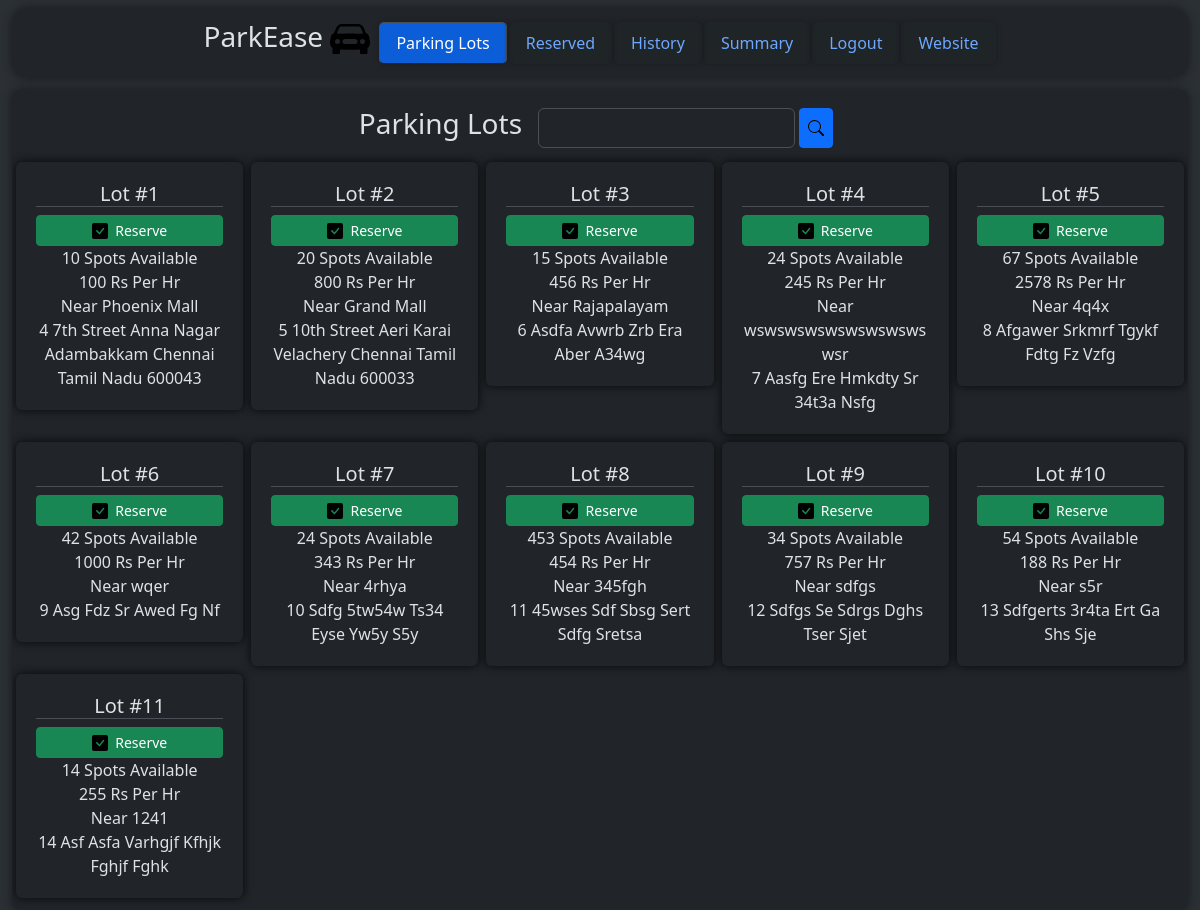
Page /user/dashboard (signed in) on the committed database.
### models/parkingInfo.py (models this page shows, shortened)
class ParkingLot(db.Model) :
    __tablename__ = "parkinglot"
    id = db.Column(db.Integer, primary_key = True, autoincrement = True)
    landmark = db.Column(db.String)
    noOfParkingSpots = db.Column(db.Integer)
    pricePerHr = db.Column(db.Integer)
    addressId = db.Column(db.Integer, db.ForeignKey("address.id"))
    address = db.relationship("Address", uselist = False, backref = "parkingLot")
    parkingSpots = db.relationship("ParkingSpot", backref = "parkingLot") #parking lot and parking spot is 1 - M

### models/userInfo.py (models this page shows)
class Address(db.Model) :
    __tablename__ = "address"
    id = db.Column(db.Integer, primary_key = True, autoincrement = True)
    streetName = db.Column(db.String)
    locality = db.Column(db.String)
    subLocality = db.Column(db.String)
    city = db.Column(db.String)
    state = db.Column(db.String)
    pinCode = db.Column(db.String)
    def __str__(self) :
        return "{} {} {} {} {} {} {}".format(self.id, self.streetName.lower(), self.locality.lower(), self.subLocality.lower(), self.city.lower(), self.state.lower(), self.pinCode)

### controllers/userDashboard.py (the view)
@userbp.route("/dashboard", methods = ["GET", "POST"])
def dashboard() :
    if request.method == "GET" :
        return render_template("user/userDashboard.html", parkingLots = viewParkingLots())
    elif request.method == "POST" :
        session["parkingLotId"] = request.form["parkingLotId"]
        return redirect(url_for("user.vehicleNo"))
    return render_template("user/userDashboard.html", parkingLots = viewParkingLots())

### controllers/adminDashboard.py (called while the page is built)
def viewParkingLots() :
    return db.session.execute(db.select(ParkingLot)).scalars().all()

### controllers/userDashboard.py (called while the page is built)
@userbp.before_request
def restrict() :
    if session.get("type") != "user" :
        return redirect(url_for("general.signIn"))

### templates/user/userDashboard.html (shortened to what this page needs)
<!DOCTYPE html>
<html class = "h-100" data-bs-theme = "dark">
    <head>
        <link rel = "stylesheet" href = "/static/bootstrap/css/bootstrap.min.css"/>
        <link rel = "stylesheet" href = "/static/css/style.css"/>
    </head>
    <body class = "h-100">
        <div class = "container-fluid bg-body-tertiary min-vh-100">
            <div class = "container-fluid d-flex justify-content-center bg-body">
                <div class = "container-fluid mt-2 rounded-4 container-fluid d-flex align-items-center justify-content-center overflow-auto position-fixed" style = "height: 70px; width: 98%; background-color: rgba(33, 37, 41, 0.9); z-index: 1000; box-shadow: 0 0 10px rgb(24, 26, 29); backdrop-filter: blur(3px);">
                    <a href = "/" class = "text-decoration-none text-reset me-2">
                        <h3>
                            ParkEase
                            <img src = "/static\images\car-front-fill.svg" alt = "Logo" style = "width: 40px;"/>
                        </h3>
                    </a>
                    <ul class = "nav nav-tabs">
                        <li class = "nav-item">
                            <a class = "nav-link active" href = "/user/dashboard">
                                Parking Lots
                            </a>
                        </li>
                        <li class = "nav-item">
                            <a class = "nav-link", href = "/user/dashboard/reserved">
                                Reserved
                            </a>
                        </li>
                        <li class = "nav-item">
                            <a class = "nav-link", href = "/user/dashboard/history">
                                History
                            </a>
                        </li>
                        <li class = "nav-item">
                            <a class = "nav-link" href = "/user/dashboard/summary">
                                Summary
                            </a>
                        </li>
                        <li class = "nav-item">
                            <a class = "nav-link" href = "/signIn">
                                Logout
                            </a>
                        </li>
                        <li class = "nav-item">
                            <a class = "nav-link" href = "/">
                                Website
                            </a>
                        </li>
                    </ul>
                </div>
            </div>
            <div class = "rounded-3 container-fluid bg-body p-2 overflow-auto" style = "height: 80%; width: 100%; margin-top: 90px; box-shadow: 0 0 10px rgb(24, 26, 29);">
                <div class = "d-flex justify-content-center align-items-center gap-2" style = "height: 60px;">
                    <h3>
                        Parking Lots
                    </h3>
                    <p>
                        <form method = "POST" action = "/user/dashboard/searchResults" class = "d-flex">
                            <input type = "text" name = "searchValue" class = "form-control" style = "height: 40px;"/> &nbsp;
                            <button type = "submit" name = "action" value = "search" class = "btn btn-primary btn-sm d-flex justify-content-center align-items-center" style = "height: 40px;">
                                <img src = "\static\images\search.svg" alt = "Search"/>
                            </button>
                        </form>
                    </p>
                </div>
                <div class = "ms-1 me-1">
                    <div class = "row row-cols-1 row-cols-sm-2 row-cols-md-3 row-cols-lg-4 row-cols-xl-5 row-cols-xxl-6">
                        {% for parkingLot in parkingLots %}
                            <div class = "col p-1">
                                <div class = "card p-1" style = "box-shadow: 0 0 10px rgb(7, 8, 8); border: none;">
                                    <form method = "POST" action = "/user/dashboard" style = "height: 100%; width: 100%;">
                                        <div class = "card-body">
                                            <h5 class = "card-title text-center border-bottom">
                                                Lot #{{ parkingLot.id }}
                                            </h5>
                                            <button type = "submit" name = "action" value = "reserve" class = "btn btn-success btn-sm d-flex align-items-center justify-content-center" style = "z-index: 998; position: relative; width: 100%;">
                                                <img src = "\static\images\check-square-fill.svg"/>
                                                &nbsp;
                                                Reserve
                                            </button>
                                            <p class = "card-text text-center">
                                                {{ parkingLot.parkingSpots | selectattr("status", "equalto", 0) | list | count }} Spots Available
                                                {{ parkingLot.pricePerHr }} Rs Per Hr
                                                Near {{ parkingLot.landmark }}
                                                {{ parkingLot.address | title }}
                                            </p>
                                        </div>
                                    </form>
                                </div>
                            </div>
                        {% endfor %}
                    </div>
                </div>
            </div>
        </div>
    </body>
</html>

### static/css/style.css (style rules this page uses)
.nav-tabs { border: none; }
.nav-tabs .nav-link { border-radius: 5px; margin: 1px; box-shadow: 0 0 5px rgb(25, 28, 31); backdrop-filter: blur(1px); }
.nav-tabs .nav-link.active { background-color: rgb(11, 94, 215); }

### rows in the picture
ParkingLot: id "1", parkingSpots|selectattr "10", pricePerHr "100", landmark "Phoenix Mall", address "4 7th Street Anna Nagar Adambakkam Chennai Tamil Nadu 600043"
ParkingLot: id "2", parkingSpots|selectattr "20", pricePerHr "800", landmark "Grand Mall", address "5 10th Street Aeri Karai Velachery Chennai Tamil Nadu 600033"
ParkingLot: id "3", parkingSpots|selectattr "15", pricePerHr "456", landmark "Rajapalayam", address "6 Asdfa Avwrb Zrb Era Aber A34wg"
ParkingLot: id "4", parkingSpots|selectattr "24", pricePerHr "245", landmark "wswswswswswswswswswsr", address "7 Aasfg Ere Hmkdty Sr 34t3a Nsfg"
ParkingLot: id "5", parkingSpots|selectattr "67", pricePerHr "2578", landmark "4q4x", address "8 Afgawer Srkmrf Tgykf Fdtg Fz Vzfg"
ParkingLot: id "6", parkingSpots|selectattr "42", pricePerHr "1000", landmark "wqer", address "9 Asg Fdz Sr Awed Fg Nf"
ParkingLot: id "7", parkingSpots|selectattr "24", pricePerHr "343", landmark "4rhya", address "10 Sdfg 5tw54w Ts34 Eyse Yw5y S5y"
ParkingLot: id "8", parkingSpots|selectattr "453", pricePerHr "454", landmark "345fgh", address "11 45wses Sdf Sbsg Sert Sdfg Sretsa"
ParkingLot: id "9", parkingSpots|selectattr "34", pricePerHr "757", landmark "sdfgs", address "12 Sdfgs Se Sdrgs Dghs Tser Sjet"
ParkingLot: id "10", parkingSpots|selectattr "54", pricePerHr "188", landmark "s5r", address "13 Sdfgerts 3r4ta Ert Ga Shs Sje"
ParkingLot: id "11", parkingSpots|selectattr "14", pricePerHr "255", landmark "1241", address "14 Asf Asfa Varhgjf Kfhjk Fghjf Fghk"
